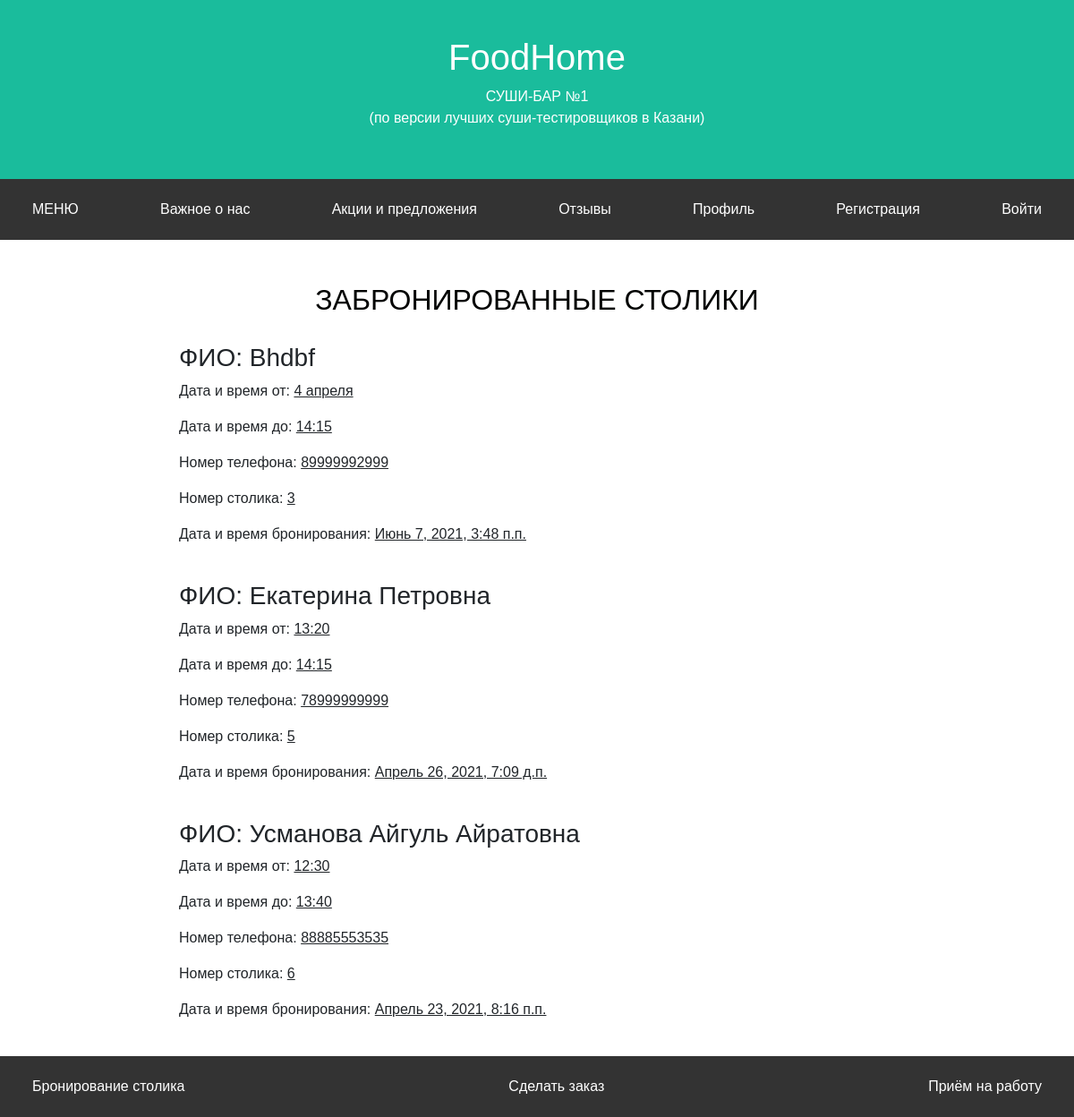
/spisokbroni, run on the app's committed database.
### main/models.py (models this page shows)
class Booking(models.Model):
    title = models.CharField(max_length=200, verbose_name="ФИО")
    time_from = models.CharField(max_length=200, verbose_name="Время от начала бронирования")  #
    time_to = models.CharField(max_length=200, verbose_name="время до конца бронирования")  #
    phone_number = models.IntegerField(verbose_name="Номер телефона")
    number_of_table = models.IntegerField(verbose_name="Номер столика")
    created = models.DateTimeField(auto_now_add=True, verbose_name="Время на момент бронирования")
    class Meta:
        verbose_name_plural = 'Забронировать столик'
        ordering = ['created', 'title']

### main/views.py (the view)
# urls.py: path('spisokbroni', views.spisokbroni, name='spisokbroni'),
def spisokbroni(request):
    bookings = Booking.objects.order_by('-id')[:10]
    return render(request, 'main/spisokbroni.html', {'title': 'Список брони', 'bookings': bookings})

### main/templates/main/spisokbroni.html (shortened to what this page needs)
{% extends 'main/base.html'%}
{% load static %}
{% block style %}
<link rel="stylesheet" href="{% static 'css/stylesheet.css' %}" type="text/css">
{% endblock %}
{% block content%}
    <br>
    <h2 class="post-cat", align="center">Забронированные столики</h2>
    <br>
    {% if bookings %}
        {% for el in bookings %}
            <div class="text" mt-4>
                <h3>ФИО: {{el.title}}</h3>
                <p>Дата и время от: <u>{{el.time_from}}</u></p>
                <p>Дата и время до: <u>{{el.time_to}}</u></p>
                <p>Номер телефона: <u>{{el.phone_number}}</u></p>
                <p>Номер столика: <u>{{el.number_of_table}}</u></p>
                <p>Дата и время бронирования: <u>{{el.created}}</u></p><br>
            </div>
        {% endfor %}
    {% else %}
        <p>У нас нет записей</p>
    {% endif %}
{% endblock %}

### main/static/css/stylesheet.css (style rules this page uses)
* { box-sizing: border-box; }
body { font-family: Arial, Helvetica, sans-serif; margin: 0; }
.post-cat { text-transform: uppercase; margin-bottom: 5px; color: #000200; font-weight: 500; }
.text { padding-left:200px; }

### data on the page
Booking: title "Bhdbf", time_from "4 апреля", time_to "14:15", phone_number "89999992999", number_of_table "3", created "Июнь 7, 2021, 3:48 п.п."
Booking: title "Екатерина Петровна", time_from "13:20", time_to "14:15", phone_number "78999999999", number_of_table "5", created "Апрель 26, 2021, 7:09 д.п."
Booking: title "Усманова Айгуль Айратовна", time_from "12:30", time_to "13:40", phone_number "88885553535", number_of_table "6", created "Апрель 23, 2021, 8:16 п.п."
